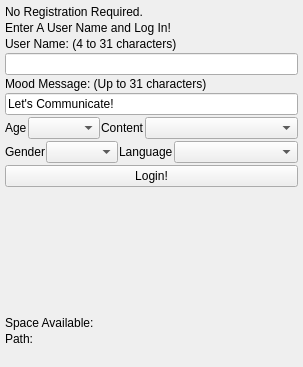
<?xml version="1.0" encoding="UTF-8"?>
<ui version="4.0">
 <class>CreateAccountUi</class>
 <widget class="QWidget" name="CreateAccountUi">
  <property name="modal" stdset="0">
   <bool>false</bool>
  </property>
  <property name="windowModality">
   <enum>Qt::WindowModality::NonModal</enum>
  </property>
  <property name="geometry">
   <rect>
    <x>0</x>
    <y>0</y>
    <width>303</width>
    <height>367</height>
   </rect>
  </property>
  <property name="sizePolicy">
   <sizepolicy hsizetype="Expanding" vsizetype="Expanding">
    <horstretch>0</horstretch>
    <verstretch>0</verstretch>
   </sizepolicy>
  </property>
  <property name="windowTitle">
   <string>Create New Account</string>
  </property>
  <layout class="QVBoxLayout" name="verticalLayout">
   <property name="spacing">
    <number>2</number>
   </property>
   <property name="leftMargin">
    <number>5</number>
   </property>
   <property name="topMargin">
    <number>5</number>
   </property>
   <property name="rightMargin">
    <number>5</number>
   </property>
   <property name="bottomMargin">
    <number>5</number>
   </property>
   <item>
    <widget class="QLabel" name="label">
     <property name="sizePolicy">
      <sizepolicy hsizetype="Expanding" vsizetype="Preferred">
       <horstretch>0</horstretch>
       <verstretch>0</verstretch>
      </sizepolicy>
     </property>
     <property name="text">
      <string>No Registration Required.</string>
     </property>
    </widget>
   </item>
   <item>
    <widget class="QLabel" name="m_Label2">
     <property name="sizePolicy">
      <sizepolicy hsizetype="Expanding" vsizetype="Preferred">
       <horstretch>0</horstretch>
       <verstretch>0</verstretch>
      </sizepolicy>
     </property>
     <property name="text">
      <string>Enter A User Name and Log In!</string>
     </property>
    </widget>
   </item>
   <item>
    <widget class="QLabel" name="m_UserNameLabel">
     <property name="sizePolicy">
      <sizepolicy hsizetype="Expanding" vsizetype="Preferred">
       <horstretch>0</horstretch>
       <verstretch>0</verstretch>
      </sizepolicy>
     </property>
     <property name="text">
      <string>User Name: (4 to 31 characters)</string>
     </property>
    </widget>
   </item>
   <item>
    <widget class="QLineEdit" name="m_UserNameEdit">
     <property name="sizePolicy">
      <sizepolicy hsizetype="Expanding" vsizetype="Preferred">
       <horstretch>0</horstretch>
       <verstretch>0</verstretch>
      </sizepolicy>
     </property>
     <property name="maxLength">
      <number>31</number>
     </property>
    </widget>
   </item>
   <item>
    <widget class="QLabel" name="m_MoodMessageLabel">
     <property name="sizePolicy">
      <sizepolicy hsizetype="Expanding" vsizetype="Preferred">
       <horstretch>0</horstretch>
       <verstretch>0</verstretch>
      </sizepolicy>
     </property>
     <property name="text">
      <string>Mood Message: (Up to 31 characters)</string>
     </property>
    </widget>
   </item>
   <item>
    <widget class="QLineEdit" name="m_MoodMessageEdit">
     <property name="sizePolicy">
      <sizepolicy hsizetype="Expanding" vsizetype="Preferred">
       <horstretch>0</horstretch>
       <verstretch>0</verstretch>
      </sizepolicy>
     </property>
     <property name="text">
      <string>Let's Communicate!</string>
     </property>
     <property name="maxLength">
      <number>31</number>
     </property>
    </widget>
   </item>
   <item>
    <layout class="QHBoxLayout" name="horizontalLayout_5">
     <property name="spacing">
      <number>1</number>
     </property>
     <item>
      <widget class="QLabel" name="label_6">
       <property name="sizePolicy">
        <sizepolicy hsizetype="Minimum" vsizetype="Preferred">
         <horstretch>0</horstretch>
         <verstretch>0</verstretch>
        </sizepolicy>
       </property>
       <property name="text">
        <string>Age</string>
       </property>
      </widget>
     </item>
     <item>
      <widget class="QComboBox" name="m_AgeComboBox">
       <property name="sizePolicy">
        <sizepolicy hsizetype="Preferred" vsizetype="Preferred">
         <horstretch>0</horstretch>
         <verstretch>0</verstretch>
        </sizepolicy>
       </property>
      </widget>
     </item>
     <item>
      <widget class="QLabel" name="label_5">
       <property name="sizePolicy">
        <sizepolicy hsizetype="Minimum" vsizetype="Preferred">
         <horstretch>0</horstretch>
         <verstretch>0</verstretch>
        </sizepolicy>
       </property>
       <property name="text">
        <string>Content</string>
       </property>
      </widget>
     </item>
     <item>
      <widget class="QComboBox" name="m_ContentComboBox">
       <property name="sizePolicy">
        <sizepolicy hsizetype="Expanding" vsizetype="Preferred">
         <horstretch>0</horstretch>
         <verstretch>0</verstretch>
        </sizepolicy>
       </property>
       <property name="maxCount">
        <number>100</number>
       </property>
      </widget>
     </item>
    </layout>
   </item>
   <item>
    <layout class="QHBoxLayout" name="horizontalLayout_4">
     <property name="spacing">
      <number>1</number>
     </property>
     <item>
      <widget class="QLabel" name="label_3">
       <property name="sizePolicy">
        <sizepolicy hsizetype="Minimum" vsizetype="Preferred">
         <horstretch>0</horstretch>
         <verstretch>0</verstretch>
        </sizepolicy>
       </property>
       <property name="text">
        <string>Gender</string>
       </property>
      </widget>
     </item>
     <item>
      <widget class="QComboBox" name="m_GenderComboBox">
       <property name="sizePolicy">
        <sizepolicy hsizetype="Minimum" vsizetype="Preferred">
         <horstretch>0</horstretch>
         <verstretch>0</verstretch>
        </sizepolicy>
       </property>
      </widget>
     </item>
     <item>
      <widget class="QLabel" name="label_4">
       <property name="sizePolicy">
        <sizepolicy hsizetype="Minimum" vsizetype="Preferred">
         <horstretch>0</horstretch>
         <verstretch>0</verstretch>
        </sizepolicy>
       </property>
       <property name="text">
        <string>Language</string>
       </property>
      </widget>
     </item>
     <item>
      <widget class="QComboBox" name="m_LanguageComboBox">
       <property name="sizePolicy">
        <sizepolicy hsizetype="Expanding" vsizetype="Preferred">
         <horstretch>0</horstretch>
         <verstretch>0</verstretch>
        </sizepolicy>
       </property>
      </widget>
     </item>
    </layout>
   </item>
   <item>
    <widget class="QPushButton" name="m_LoginButton">
     <property name="sizePolicy">
      <sizepolicy hsizetype="Expanding" vsizetype="Preferred">
       <horstretch>0</horstretch>
       <verstretch>0</verstretch>
      </sizepolicy>
     </property>
     <property name="text">
      <string>Login!</string>
     </property>
    </widget>
   </item>
   <item>
    <spacer name="verticalSpacer">
     <property name="orientation">
      <enum>Qt::Orientation::Vertical</enum>
     </property>
     <property name="sizeHint" stdset="0">
      <size>
       <width>20</width>
       <height>160</height>
      </size>
     </property>
    </spacer>
   </item>
   <item>
    <layout class="QHBoxLayout" name="horizontalLayout">
     <property name="spacing">
      <number>2</number>
     </property>
     <property name="topMargin">
      <number>0</number>
     </property>
     <item>
      <widget class="QLabel" name="label_2">
       <property name="text">
        <string>Space Available:</string>
       </property>
      </widget>
     </item>
     <item>
      <widget class="QLabel" name="m_SpaceAvail">
       <property name="sizePolicy">
        <sizepolicy hsizetype="Expanding" vsizetype="Preferred">
         <horstretch>0</horstretch>
         <verstretch>0</verstretch>
        </sizepolicy>
       </property>
       <property name="text">
        <string notr="true"/>
       </property>
       <property name="wordWrap">
        <bool>true</bool>
       </property>
      </widget>
     </item>
    </layout>
   </item>
   <item>
    <layout class="QHBoxLayout" name="horizontalLayout_2">
     <item>
      <widget class="QLabel" name="label_7">
       <property name="text">
        <string>Path:</string>
       </property>
      </widget>
     </item>
     <item>
      <widget class="QLabel" name="m_StoragePath">
       <property name="sizePolicy">
        <sizepolicy hsizetype="Expanding" vsizetype="Preferred">
         <horstretch>0</horstretch>
         <verstretch>0</verstretch>
        </sizepolicy>
       </property>
       <property name="text">
        <string notr="true"/>
       </property>
       <property name="wordWrap">
        <bool>true</bool>
       </property>
      </widget>
     </item>
    </layout>
   </item>
   <item>
    <widget class="QLabel" name="m_ExtraInfo">
     <property name="sizePolicy">
      <sizepolicy hsizetype="Expanding" vsizetype="Preferred">
       <horstretch>0</horstretch>
       <verstretch>0</verstretch>
      </sizepolicy>
     </property>
     <property name="text">
      <string/>
     </property>
    </widget>
   </item>
  </layout>
 </widget>
 <resources/>
 <connections/>
</ui>
